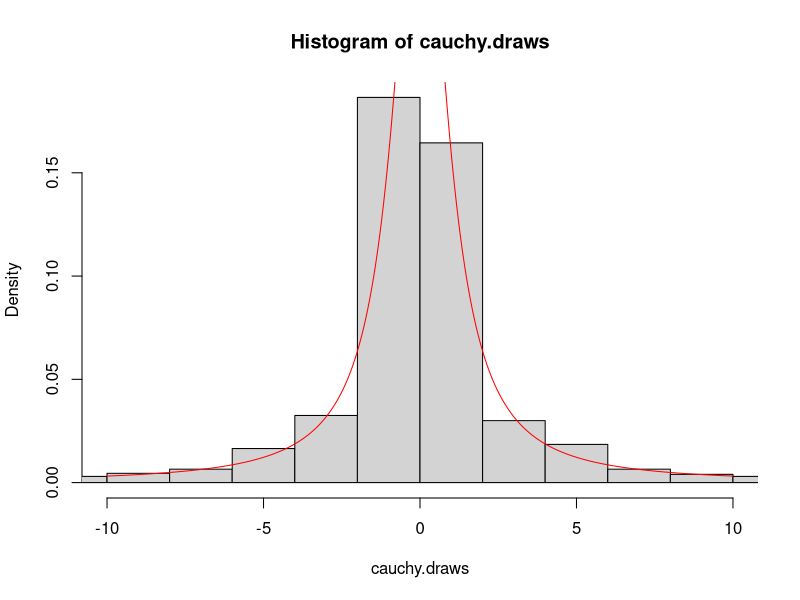
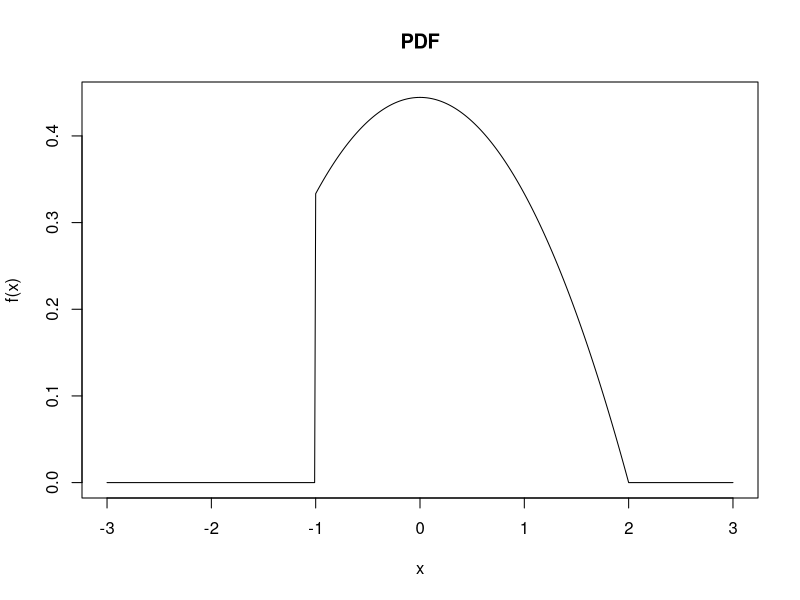
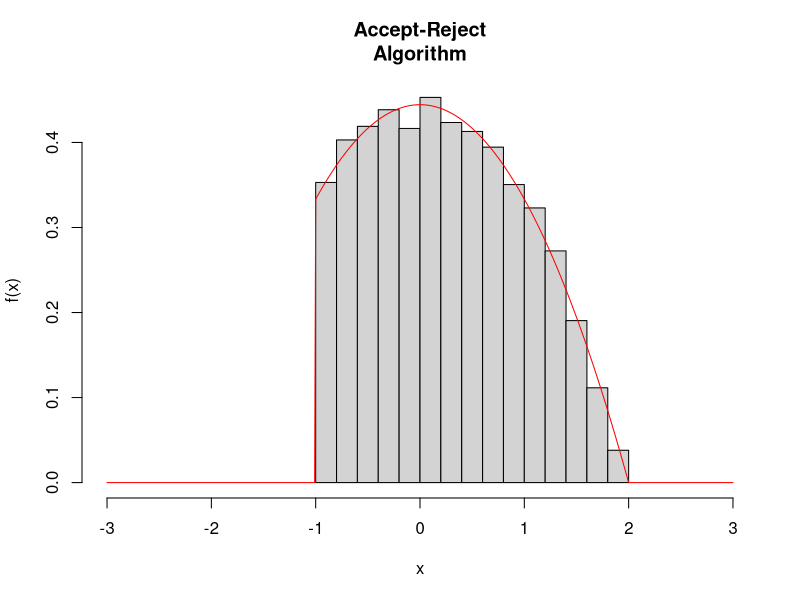
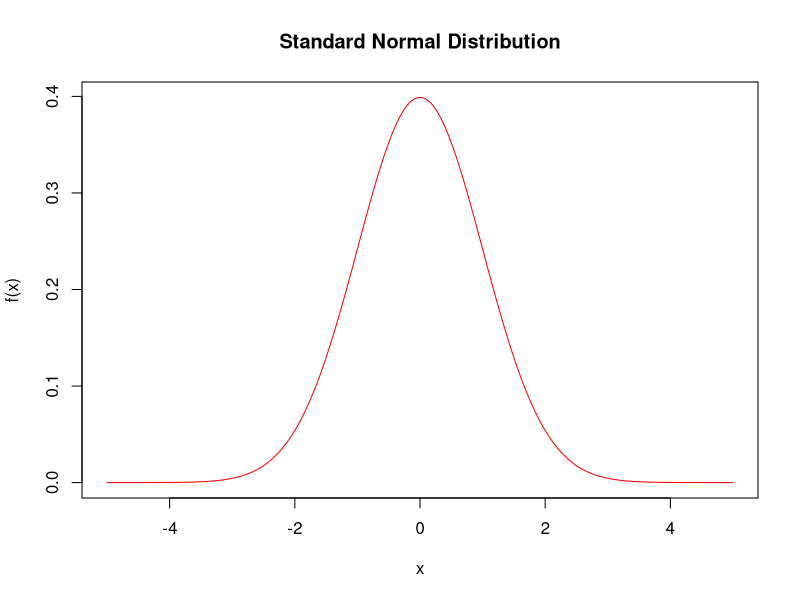
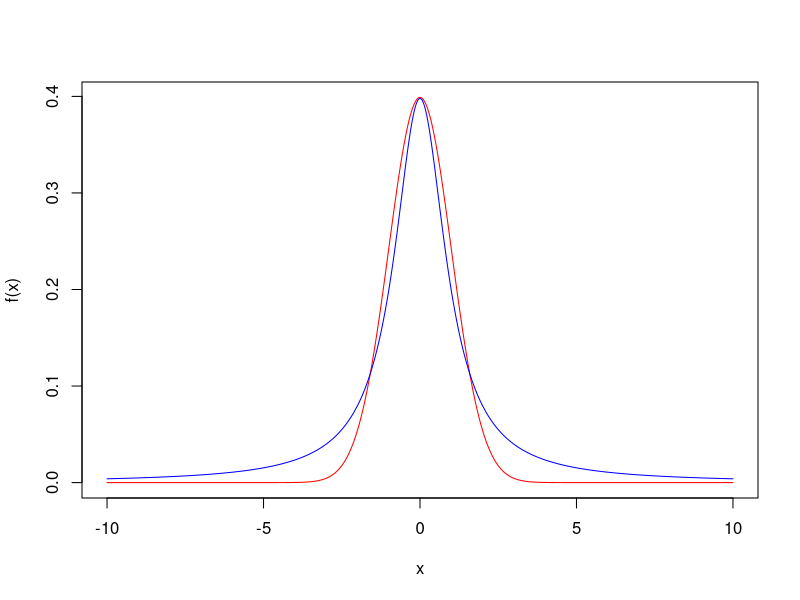
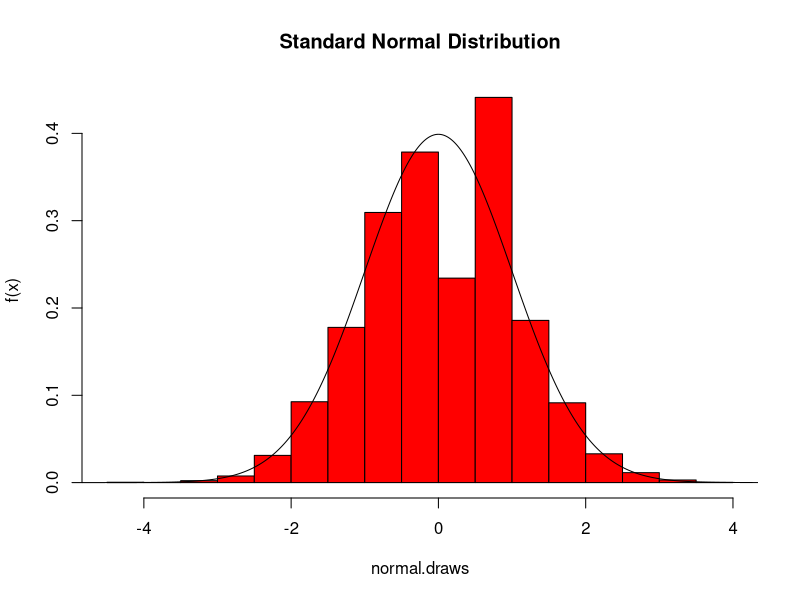
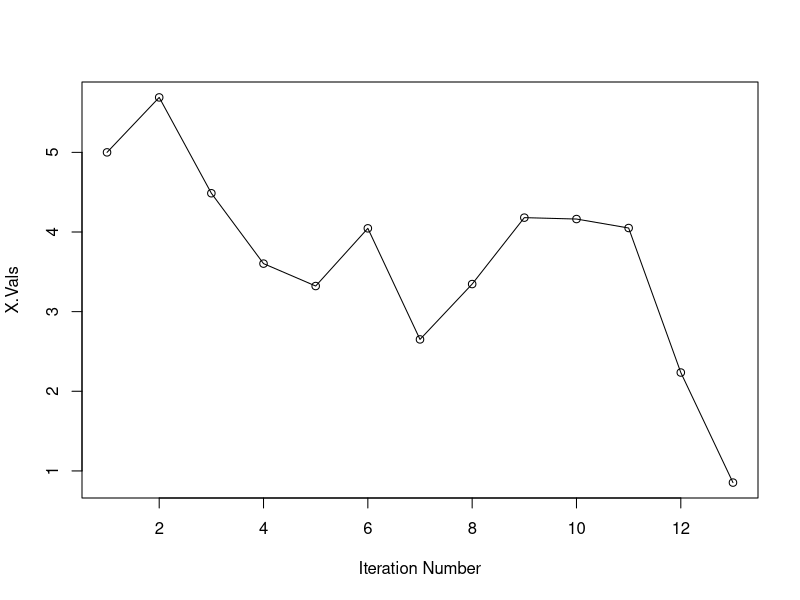
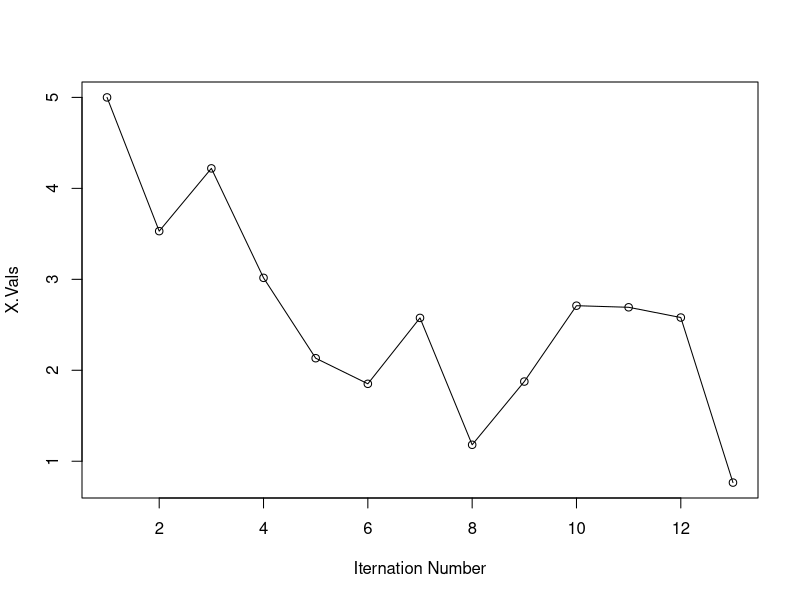

Here is the R script that generated these plots, in order:
## ---- chunk 1
knitr::opts_chunk$set(echo = TRUE)
## ---- chunk 2
finv <- function(u) {
  return(ifelse((u<0|u>1),0,tan(pi*(u-1/2))))
}
## ---- chunk 3
set.seed(0)
cauchy.sim <-function(n) {
  u <-runif(n)
  return(ifelse((u<0|u>1),0,tan(pi*(u-1/2))))
}
cauchy.sim(10)
## ---- chunk 4
set.seed(0)
cauchy.draws <-cauchy.sim(1000)
hist(cauchy.draws,prob =T,breaks=2000,xlim=(c(-10,10)))
x <-seq(-10,10,0.01)
lines(x,1/(pi*(1+x^2)),col ="red")

## ---- chunk 5
f <-function(x){
  return(ifelse((x< -1 | x>2),0,1/9*(4-x^2)))
}
x <-seq(-3,3,0.01)
plot(x,f(x),type="l",ylab="f(x)",main="PDF")
## ---- chunk 6
maximumofx <- 0
maximumoffx <- f(maximumofx)
e <- function(x) {
  return(ifelse((x < -1 | x > 2), Inf, maximumoffx))
}
maximumoffx
## ---- chunk 7
set.seed(0)
m <- 0
pdraws <- 10000
f.draws <- numeric(pdraws)
while (m < pdraws) {
  y <- runif(1, -1, 2)
  u <- runif(1)
  if (u < f(y)/e(y)) {
    m <- m + 1
    f.draws[m] <- y
    }
}
## ---- chunk 8

hist(f.draws, prob = T, ylab="f(x)", xlab = "x", main="Accept-Reject
Algorithm", xlim=(c(-3, 3)))
x <- seq(-3, 3, 0.01)
lines(x, f(x), col="red")
## ---- chunk 9
x <- seq(-5, 5, 0.01)
f <- function(x) {
return(1/sqrt(2*pi)*exp(-1/2*x^2))
}
plot(x, f(x), type="l", ylab="f(x)", main="Standard Normal Distribution", col= "red")

## ---- chunk 10
e <- function(x, alpha) {
  if(alpha < 1 && alpha >0){
return((1/pi)*(1/(1+x^2))*(1/alpha))
  }
  return((1/pi)*(1/(1+x^2))*(1/alpha))
}
## ---- chunk 11
x <- seq(-10, 10, 0.01)
plot(x, f(x), type="l", col = "red")
lines(x, e(x, alpha=0.8), col="blue")
## ---- chunk 12
   normal.sim <- function(x){
     n<-0
     f.draws <- numeric(x)
     while(n < x){
       y <- rnorm(1)
       u <- rnorm(1)
       if (u < finv(y)/e(y, .1)){
         n <- n+1
         f.draws[n] <- y
       }
     }
     return(f.draws)
   }

normal.sim(10)
## ---- chunk 13

normal.draws <- normal.sim(10000)
hist(normal.draws, prob = T, ylab="f(x)", main="Standard Normal Distribution", col= "red")
lines(x, f(x), lty = 1)
## ---- chunk 14
set.seed(0)

x <- 5

x.vals <- c(x)

while (x > 0) {
  r <- runif(1, min=-2, max=1)
  x <- x + r
  if (x > 0) {
    x.vals <- c(x.vals, x)
    }
  }
x.vals
## ---- chunk 15
plot(x.vals, type="o", xlab = "Iteration Number", ylab="X.Vals")

## ---- chunk 16
set.seed(0)
random.walk <- function(x.start=5, plot.walk=TRUE) {
  numbersteps <- 0
  x <- x.start
  x.vals <- c(x)
  while (x > 0) {
    x <- x + r
    r <- runif(1, min=-2, max=1)
    if (x > 0) {
      x.vals <- c(x.vals, x)
      num.steps <- numbersteps + 1
    }
    }
  if (plot.walk == TRUE) {
    plot(x.vals, type="o", xlab = "Iternation Number", ylab="X.Vals")
    }
  return(list(x.vals, num.steps))
  }
random.walk(5)
random.walk(5)
random.walk(10, plot.walk = FALSE)
## ---- chunk 17
set.seed(0)
iteration <- 0
n <- 0
while (n < 10000) {
  steps <- random.walk(5, plot.walk=FALSE)[[2]]
  iteration <- iteration + steps
  n <- n + 1
}
mean(iteration)
## ---- chunk 18

set.seed(0)
random.walk <- function(x.start=5, plot.walk=TRUE, seed = NULL) {
  if(!is.null(seed)){
    set.seed(seed)
  }
  numbersteps <- 0
  x <- x.start
  x.vals <- c(x)
  while (x > 0) {
    x <- x + r
    r <- runif(1, min=-2, max=1)
    if (x > 0) {
      x.vals <- c(x.vals, x)
      num.steps <- numbersteps + 1
    }
    }
  if (plot.walk == TRUE) {
    plot(x.vals, type="o", xlab = "Iternation Number", ylab="X.Vals")
    }
  return(list(x.vals, num.steps))
}
random.walk(plot.walk = FALSE, seed = 33)
random.walk(plot.walk = FALSE, seed = 33)
## ---- chunk 19
g <- function(x) {
return(exp(-x^3))
}
x <- seq(0,1,.01)
alpha <- 2
beta <- 2
plot(x,g(x),type="l",xlab="x",ylab="",ylim=c(-.1,1.4))
polygon(c(0,seq(0,1,0.01),1),c(0,g(seq(0,1,0.01)),0) ,col="pink")
lines(x,rep(1,length(x)),col="red")
lines(x,dbeta(x,shape1=alpha,shape2=beta),col="blue")
legend("topleft",legend=c("g(x)","uniform","beta(2,2)"),
       lty=c(1,1,1),col=c("black","red","blue"),cex=.6)
## ---- chunk 20
n <- 1000^2
mean(g(runif(n)))
## ---- chunk 21
mean(g(rbeta(n, shape1 = alpha, shape2 = beta)))
